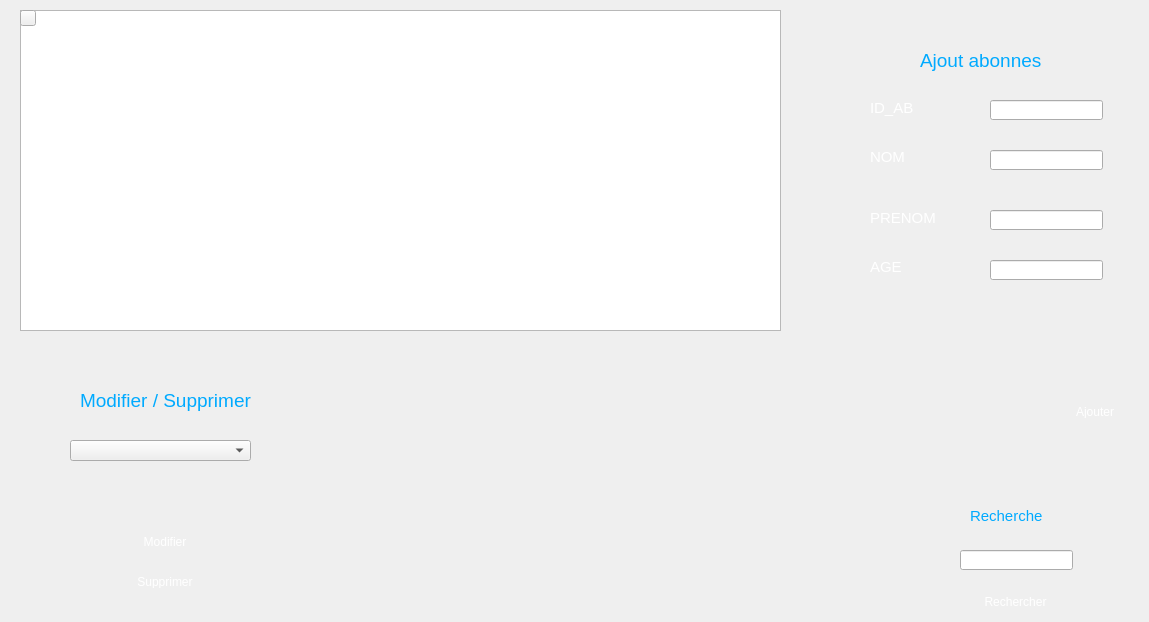
   <widget class="QWidget" name="tab">
    <attribute name="title">
     <string>abonnes</string>
    </attribute>
    <widget class="QLineEdit" name="ID_AB">
     <property name="geometry">
      <rect>
       <x>990</x>
       <y>100</y>
       <width>113</width>
       <height>20</height>
      </rect>
     </property>
     <property name="styleSheet">
      <string notr="true">border-image: url(:/images/images/WHITE.png);</string>
     </property>
    </widget>
    <widget class="QLineEdit" name="AGE">
     <property name="geometry">
      <rect>
       <x>990</x>
       <y>260</y>
       <width>113</width>
       <height>20</height>
      </rect>
     </property>
     <property name="styleSheet">
      <string notr="true">border-image: url(:/images/images/WHITE.png);</string>
     </property>
    </widget>
    <widget class="QLineEdit" name="PRENOM">
     <property name="geometry">
      <rect>
       <x>990</x>
       <y>210</y>
       <width>113</width>
       <height>20</height>
      </rect>
     </property>
     <property name="styleSheet">
      <string notr="true">border-image: url(:/images/images/WHITE.png);</string>
     </property>
    </widget>
    <widget class="QLineEdit" name="NOM">
     <property name="geometry">
      <rect>
       <x>990</x>
       <y>150</y>
       <width>113</width>
       <height>20</height>
      </rect>
     </property>
     <property name="styleSheet">
      <string notr="true">border-image: url(:/images/images/WHITE.png);</string>
     </property>
    </widget>
    <widget class="QLabel" name="label">
     <property name="geometry">
      <rect>
       <x>870</x>
       <y>100</y>
       <width>61</width>
       <height>16</height>
      </rect>
     </property>
     <property name="font">
      <font>
       <pointsize>11</pointsize>
      </font>
     </property>
     <property name="styleSheet">
      <string notr="true">color:rgb(255, 255, 255)</string>
     </property>
     <property name="text">
      <string>ID_AB</string>
     </property>
    </widget>
    <widget class="QLabel" name="label_2">
     <property name="geometry">
      <rect>
       <x>870</x>
       <y>150</y>
       <width>47</width>
       <height>14</height>
      </rect>
     </property>
     <property name="font">
      <font>
       <pointsize>11</pointsize>
      </font>
     </property>
     <property name="styleSheet">
      <string notr="true">color:rgb(255, 255, 255)</string>
     </property>
     <property name="text">
      <string>NOM</string>
     </property>
    </widget>
    <widget class="QLabel" name="label_3">
     <property name="geometry">
      <rect>
       <x>870</x>
       <y>210</y>
       <width>71</width>
       <height>16</height>
      </rect>
     </property>
     <property name="font">
      <font>
       <pointsize>11</pointsize>
      </font>
     </property>
     <property name="styleSheet">
      <string notr="true">color:rgb(255, 255, 255)</string>
     </property>
     <property name="text">
      <string>PRENOM</string>
     </property>
    </widget>
    <widget class="QLabel" name="label_4">
     <property name="geometry">
      <rect>
       <x>870</x>
       <y>260</y>
       <width>47</width>
       <height>14</height>
      </rect>
     </property>
     <property name="font">
      <font>
       <pointsize>11</pointsize>
       <weight>50</weight>
       <bold>false</bold>
      </font>
     </property>
     <property name="styleSheet">
      <string notr="true">color:rgb(255, 255, 255)</string>
     </property>
     <property name="text">
      <string>AGE</string>
     </property>
    </widget>
    <widget class="QPushButton" name="Ajouter">
     <property name="geometry">
      <rect>
       <x>1050</x>
       <y>400</y>
       <width>90</width>
       <height>23</height>
      </rect>
     </property>
     <property name="styleSheet">
      <string notr="true">QPushButton {
color: #ffffff;
border: 0px solid ;
font: 10pt &quot;Segoe UI Black&quot;;
border-radius: 26px;
padding: 5px;
background: qradialgradient(cx: 0.3, cy: -0.4,
fx: 0.3, fy: -0.4,
radius: 1.65, stop: 0 #1E73E8, stop: 1 #1E73E8);
min-width: 80px;
}

QPushButton:hover {
background: qradialgradient(cx: 0.3, cy: -0.4,
fx: 0.3, fy: -0.4,
radius: 1.65, stop: 0 #5E9DF5, stop: 1 #5E9DF5);
}

 QPushButton:pressed {
background: qradialgradient(cx: 0.4, cy: -0.1,
fx: 0.4, fy: -0.1,
radius: 1.65, stop: 0 #0936F5, stop: 1 #0936F5);
}</string>
     </property>
     <property name="text">
      <string>Ajouter</string>
     </property>
    </widget>
    <widget class="QPushButton" name="Modifier">
     <property name="geometry">
      <rect>
       <x>120</x>
       <y>530</y>
       <width>90</width>
       <height>23</height>
      </rect>
     </property>
     <property name="styleSheet">
      <string notr="true">QPushButton {
color: #ffffff;
border: 0px solid ;
font: 10pt &quot;Segoe UI Black&quot;;
border-radius: 26px;
padding: 5px;
background: qradialgradient(cx: 0.3, cy: -0.4,
fx: 0.3, fy: -0.4,
radius: 1.65, stop: 0 #1E73E8, stop: 1 #1E73E8);
min-width: 80px;
}

QPushButton:hover {
background: qradialgradient(cx: 0.3, cy: -0.4,
fx: 0.3, fy: -0.4,
radius: 1.65, stop: 0 #5E9DF5, stop: 1 #5E9DF5);
}

 QPushButton:pressed {
background: qradialgradient(cx: 0.4, cy: -0.1,
fx: 0.4, fy: -0.1,
radius: 1.65, stop: 0 #0936F5, stop: 1 #0936F5);
}</string>
     </property>
     <property name="text">
      <string>Modifier</string>
     </property>
    </widget>
    <widget class="QPushButton" name="Supprimer">
     <property name="geometry">
      <rect>
       <x>120</x>
       <y>570</y>
       <width>90</width>
       <height>23</height>
      </rect>
     </property>
     <property name="styleSheet">
      <string notr="true">QPushButton {
color: #ffffff;
border: 0px solid ;
font: 10pt &quot;Segoe UI Black&quot;;
border-radius: 26px;
padding: 5px;
background: qradialgradient(cx: 0.3, cy: -0.4,
fx: 0.3, fy: -0.4,
radius: 1.65, stop: 0 #1E73E8, stop: 1 #1E73E8);
min-width: 80px;
}

QPushButton:hover {
background: qradialgradient(cx: 0.3, cy: -0.4,
fx: 0.3, fy: -0.4,
radius: 1.65, stop: 0 #5E9DF5, stop: 1 #5E9DF5);
}

 QPushButton:pressed {
background: qradialgradient(cx: 0.4, cy: -0.1,
fx: 0.4, fy: -0.1,
radius: 1.65, stop: 0 #0936F5, stop: 1 #0936F5);
}</string>
     </property>
     <property name="text">
      <string>Supprimer</string>
     </property>
    </widget>
    <widget class="QLabel" name="label_5">
     <property name="geometry">
      <rect>
       <x>920</x>
       <y>50</y>
       <width>151</width>
       <height>21</height>
      </rect>
     </property>
     <property name="font">
      <font>
       <pointsize>14</pointsize>
      </font>
     </property>
     <property name="styleSheet">
      <string notr="true">color:rgb(0, 170, 255);border-image: url(:/images/images/WHITE.png);</string>
     </property>
     <property name="text">
      <string>Ajout abonnes</string>
     </property>
    </widget>
    <widget class="QComboBox" name="comboBoxab">
     <property name="geometry">
      <rect>
       <x>70</x>
       <y>440</y>
       <width>181</width>
       <height>21</height>
      </rect>
     </property>
    </widget>
    <widget class="QLabel" name="label_6">
     <property name="geometry">
      <rect>
       <x>80</x>
       <y>390</y>
       <width>171</width>
       <height>21</height>
      </rect>
     </property>
     <property name="font">
      <font>
       <pointsize>14</pointsize>
      </font>
     </property>
     <property name="styleSheet">
      <string notr="true">color:rgb(0, 170, 255);border-image: url(:/images/images/WHITE.png);</string>
     </property>
     <property name="text">
      <string>Modifier / Supprimer</string>
     </property>
    </widget>
    <widget class="QTableView" name="tableab">
     <property name="geometry">
      <rect>
       <x>20</x>
       <y>10</y>
       <width>761</width>
       <height>321</height>
      </rect>
     </property>
     <property name="styleSheet">
      <string notr="true">border-image: url(:/images/images/WHITE.png);</string>
     </property>
    </widget>
    <widget class="QPushButton" name="pushButton">
     <property name="geometry">
      <rect>
       <x>20</x>
       <y>10</y>
       <width>16</width>
       <height>16</height>
      </rect>
     </property>
     <property name="styleSheet">
      <string notr="true">border-image: url(:/images/images/reffffffffffff.png);</string>
     </property>
     <property name="text">
      <string/>
     </property>
    </widget>
    <widget class="QPushButton" name="pushButton_3">
     <property name="geometry">
      <rect>
       <x>960</x>
       <y>590</y>
       <width>111</width>
       <height>23</height>
      </rect>
     </property>
     <property name="styleSheet">
      <string notr="true">QPushButton {
color: #ffffff;
border: 0px solid ;
font: 10pt &quot;Segoe UI Black&quot;;
border-radius: 26px;
padding: 5px;
background: qradialgradient(cx: 0.3, cy: -0.4,
fx: 0.3, fy: -0.4,
radius: 1.65, stop: 0 #1E73E8, stop: 1 #1E73E8);
min-width: 80px;
}

QPushButton:hover {
background: qradialgradient(cx: 0.3, cy: -0.4,
fx: 0.3, fy: -0.4,
radius: 1.65, stop: 0 #5E9DF5, stop: 1 #5E9DF5);
}

 QPushButton:pressed {
background: qradialgradient(cx: 0.4, cy: -0.1,
fx: 0.4, fy: -0.1,
radius: 1.65, stop: 0 #0936F5, stop: 1 #0936F5);
}</string>
     </property>
     <property name="text">
      <string>Rechercher</string>
     </property>
    </widget>
    <widget class="QLineEdit" name="lineEdit_rech">
     <property name="geometry">
      <rect>
       <x>960</x>
       <y>550</y>
       <width>113</width>
       <height>20</height>
      </rect>
     </property>
     <property name="styleSheet">
      <string notr="true">border-image: url(:/images/images/WHITE.png);</string>
     </property>
    </widget>
    <widget class="QLabel" name="label_12">
     <property name="geometry">
      <rect>
       <x>970</x>
       <y>500</y>
       <width>81</width>
       <height>31</height>
      </rect>
     </property>
     <property name="font">
      <font>
       <pointsize>11</pointsize>
      </font>
     </property>
     <property name="styleSheet">
      <string notr="true">border-image: url(:/images/images/WHITE.png);color:rgb(0, 170, 255)</string>
     </property>
     <property name="text">
      <string>Recherche</string>
     </property>
    </widget>
   </widget>
